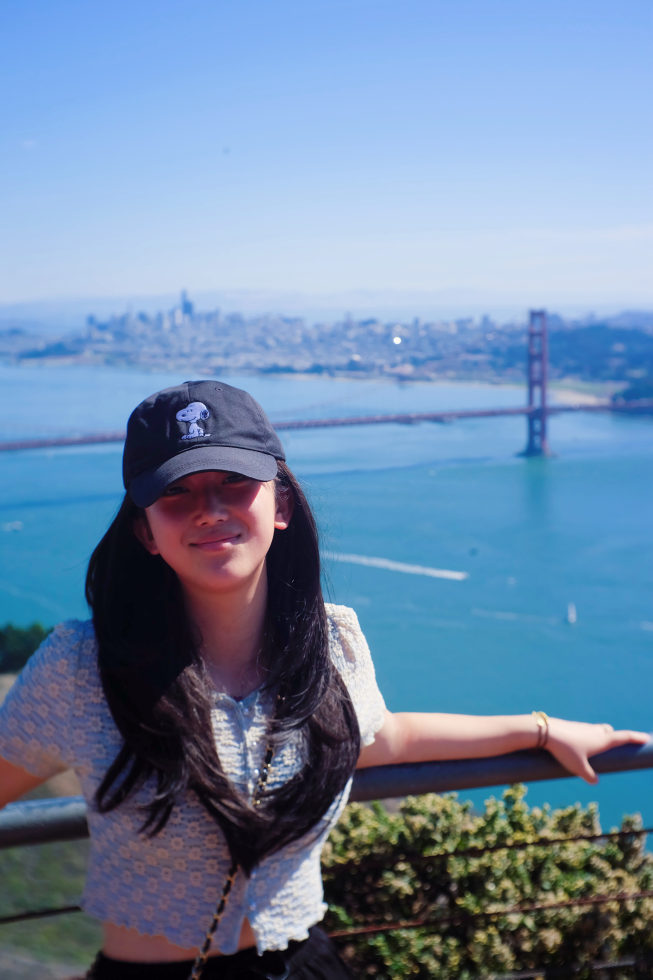
#> input picture test.JPG, 3264 x 4896 px (shown at 1/5 size)
$ python -i stats_utils.py   (imports and definitions only)
#> lines starting #> are read from the running program, lines starting #| are printed output that depends on the picture
#> further down, picture is the input picture: shape (4896, 3264, 3); mean B, G, R 165.9, 135.6, 110
import cv2
import numpy as np
from scipy.stats import entropy as shannon_entropy
from typing import Optional, List

# ----------------------------
# Spatial autocorrelation (grayscale)
# ----------------------------
# [23 lines left out: function spatial_autocorr, not called in this run]


# ----------------------------
# Spatial autocorrelation per channel (RGB or LAB)
# ----------------------------
def spatial_autocorr_channels(frame_bgr: np.ndarray, color_space: str = "RGB") -> List[float]:
    """
    Compute spatial autocorrelation center value per channel.
    color_space: 'RGB' or 'Lab'
    Returns: list of channel autocorrs (len=3)
    """
#> called with color_space = 'RGB'
    if color_space == "Lab":
        frame = cv2.cvtColor(frame_bgr, cv2.COLOR_BGR2Lab)
    else:
        frame = cv2.cvtColor(frame_bgr, cv2.COLOR_BGR2RGB)

    autocorrs = []
    for c in range(frame.shape[2]):
        chan = frame[:, :, c].astype(np.float32)
        chan -= np.mean(chan)
        f = np.fft.fft2(chan)
        power = np.abs(f) ** 2
        corr = np.fft.ifft2(power).real
        corr = np.fft.fftshift(corr)
        maxv = corr.max() if corr.max() != 0 else 1.0
        corr /= maxv
        center_val = corr[corr.shape[0] // 2, corr.shape[1] // 2]
        autocorrs.append(float(center_val))
#> this loop made 3 passes
#> maxv on passes 1 to 3: 5.48e+10, 6.97e+10, 1.04e+11
#> pass 1, in spatial_autocorr_channels, `chan = frame[:, :, c].astype(np.float32)`:
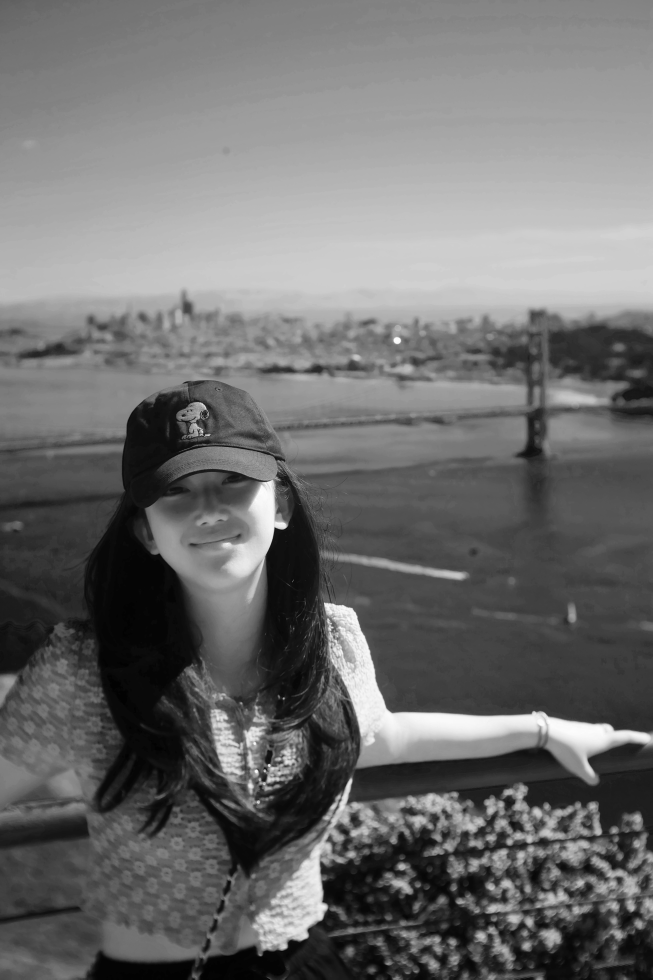
#> chan: shape (4896, 3264) float32 (shown at 1/5 size); min 0, max 255, mean 110
#> pass 1, in spatial_autocorr_channels, `corr = np.fft.ifft2(power).real`:
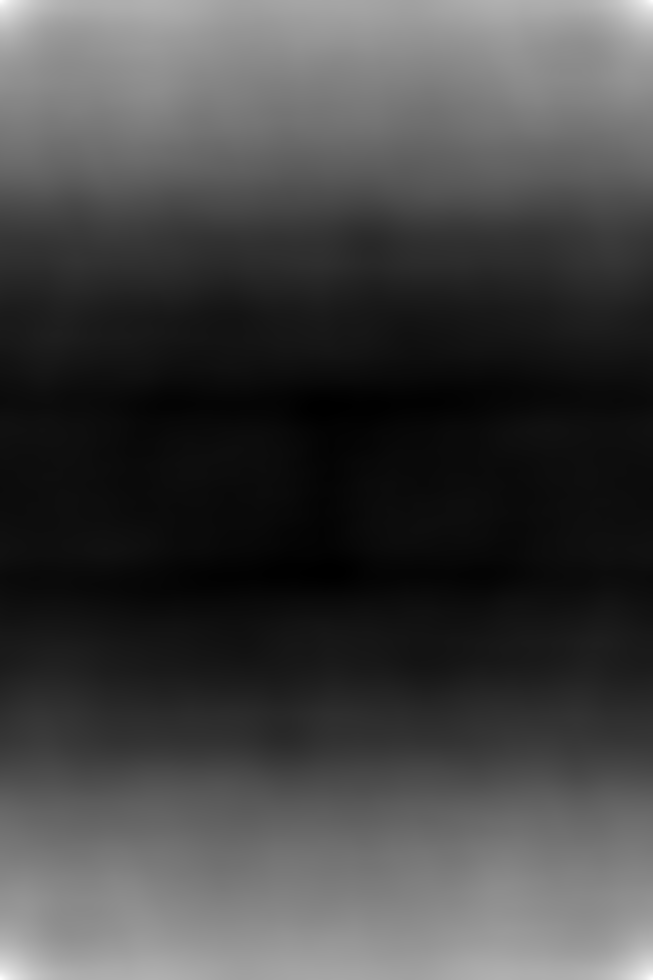
#> corr: shape (4896, 3264) float64 (shown at 1/5 size); min -2.01e+10, max 5.48e+10, mean 0; drawn with min black and max white
#> after the loop:
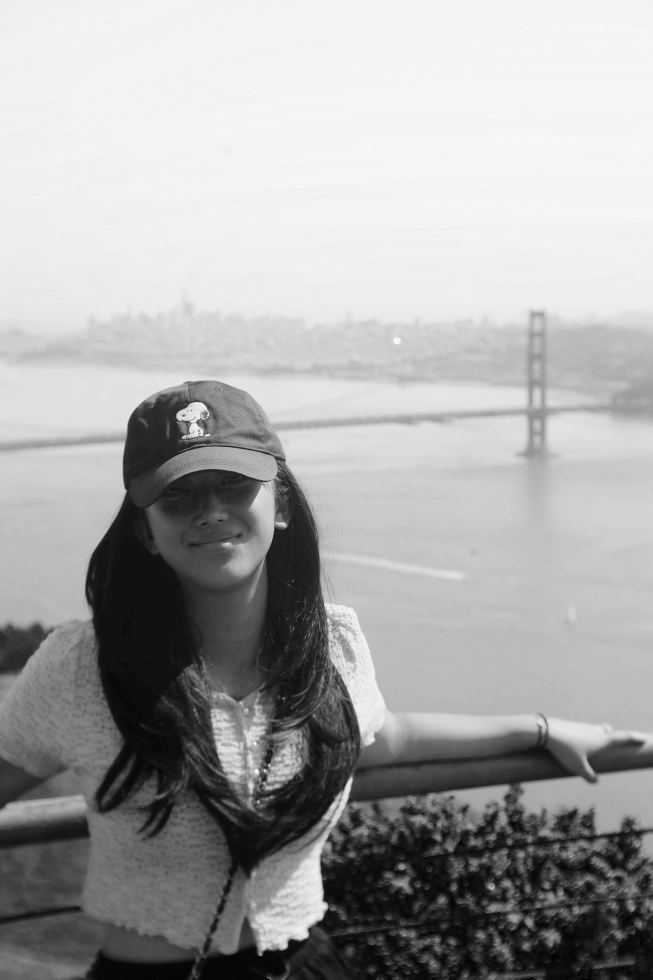
#> chan: shape (4896, 3264) float32 (shown at 1/5 size); min -165.9, max 89.11, mean 0; drawn with min black and max white
#> after the loop:
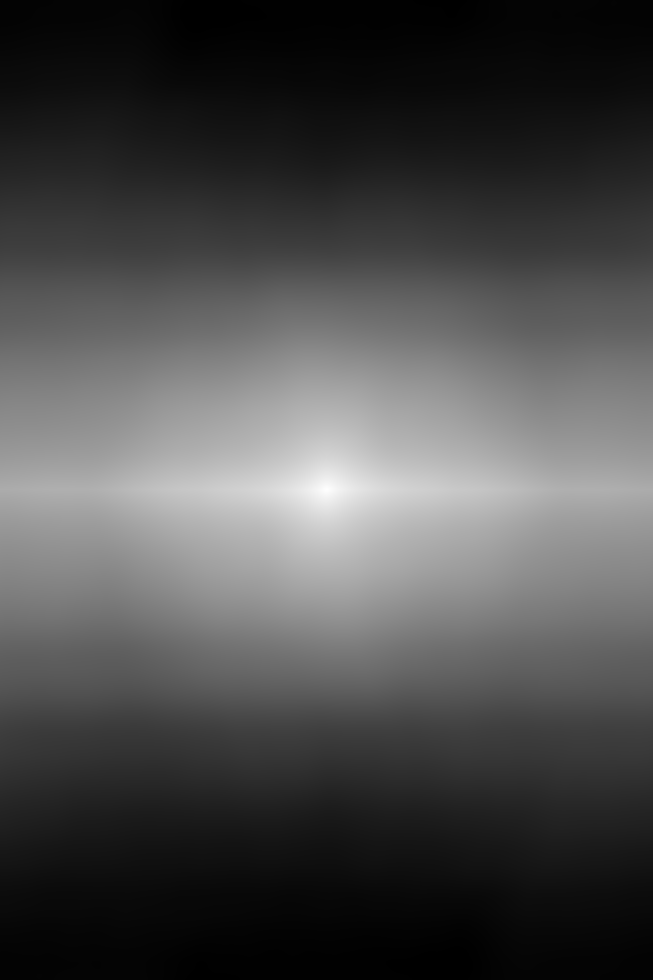
#> corr: shape (4896, 3264) float64 (shown at 1/5 size); min -0.426, max 1, mean 3.01e-12; drawn with min black and max white
#> after the loop, autocorrs = [1, 1, 1]
    return autocorrs


# ----------------------------
# Temporal autocorrelation (pixel-level)
# ----------------------------
# [146 lines left out: functions temporal_autocorr, compute_optical_flow, flow_magnitude, motion_autocorr_from_flows, motion_magnitude_autocorr, frame_entropy and 1 more, not called in this run]

>>> import cv2
>>> picture = cv2.imread('test.JPG')
>>> result = spatial_autocorr_channels(picture)
#> result = [1, 1, 1]
